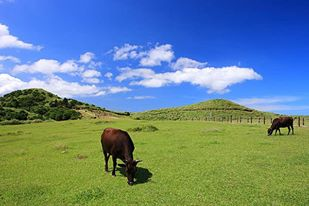
%> input picture cow3.jpg, 309 x 206 px
$ octave inpainting.m   (GNU Octave 9; MATLAB toolbox functions it lacks are replaced by stand-ins)
%> lines starting %> are read from the running program, lines starting %| are printed output that depends on the picture; in (x1, y1, x2, y2) boxes, pixels count from 0 and x2, y2 are one past the last pixel; in counts of white or black regions, pixels touching at a corner belong together; the program's own positions count from 1
clear;
clear all;


imagename = 'cow3.jpg';
object = imread(imagename);
%> object is the input picture: size 206x309x3 uint8; mean R, G, B 104.7, 134.3, 142.8
bg3 = im2double(imread('bg3.jpg'));
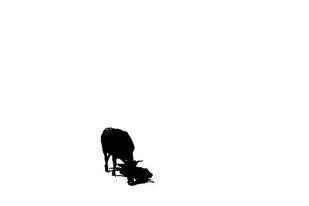
%> input picture bg3.jpg, 309 x 206 px
%> bg3: size 206x309 double; min 0, max 1, mean 0.975
%bg3 = imresize(bg3, [206 309]);
%imwrite(bg3, 'bg3.jpg');
[oi, oj] = size(bg3);
%> oi = 206; oj = 309
sourceIM = object;
for i=1:oi
    for j=1:oj
        if bg3(i,j) ~= 1
            sourceIM(i,j,:) = 0;
        end
    end
end
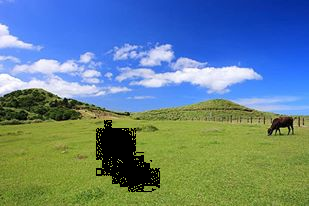
%> sourceIM: size 206x309x3 uint8; 4.12% of pixels changed, all inside (x1, y1, x2, y2) = (96, 120, 160, 192)
ffsize = 1000000;% number of fill-front points
[h,w,z] = size(sourceIM);
%> h = 206; w = 309; z = 3
figure(1);
imshow(sourceIM);

thresholdIM = object;
level = graythresh(thresholdIM);
%> level = 0.475
boundary = im2bw(thresholdIM,level);
%> boundary: size 206x309 logical; 61.5% white; 635 black regions (607 under 20 px), largest, box (x1, y1, x2, y2) and area: (45, 0, 309, 81) 14961, (0, 89, 132, 126) 2495, (100, 126, 158, 187) 1703

[m n] = size(boundary);
%> m = 206; n = 309

%expand the object boundary twice
pad = padarray(boundary,[1,1],'symmetric','both');
%> pad: size 208x311 logical; 61.2% white; 635 black regions (606 under 20 px), largest, box (x1, y1, x2, y2) and area: (46, 0, 311, 82) 15306, (0, 90, 133, 127) 2524, (101, 127, 159, 188) 1703
for i = 2:m+1
    for j = 2:n+1
        if((pad(i,j) == 1) && ((pad(i+1,j) == 0) || (pad(i-1,j) == 0) ...
            || (pad(i,j+1) == 0) || (pad(i,j-1) == 0)))
            boundary(i-1,j-1) = 0;
        else
            boundary(i-1,j-1) = boundary(i-1,j-1);
        end
    end
end
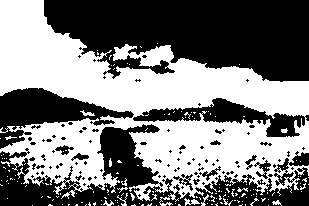
%> boundary: size 206x309 logical; 49.4% white; 165 white regions (151 under 20 px), largest, box (x1, y1, x2, y2) and area: (0, 0, 309, 206) 30582, (184, 198, 200, 206) 60, (80, 110, 95, 116) 42

figure;
imshow(boundary);%threshold image

pad = padarray(boundary,[1,1],'symmetric','both');
%> pad: size 208x311 logical; 49.1% white; 165 white regions (150 under 20 px), largest, box (x1, y1, x2, y2) and area: (0, 0, 311, 208) 30814, (185, 199, 201, 208) 61, (118, 194, 129, 208) 43
for i = 2:m+1
    for j = 2:n+1
        if((pad(i,j) == 1) && ((pad(i+1,j) == 0) || (pad(i-1,j) == 0) ...
            || (pad(i,j+1) == 0) || (pad(i,j-1) == 0)))
            boundary(i-1,j-1) = 0;
        else
            boundary(i-1,j-1) = boundary(i-1,j-1);
        end
    end
end
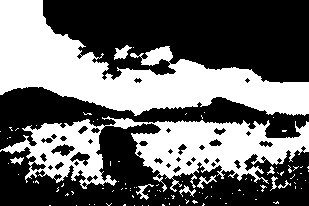
%> boundary: size 206x309 logical; 41.2% white; 101 white regions (91 under 20 px), largest, box (x1, y1, x2, y2) and area: (0, 0, 309, 116) 15084, (0, 116, 309, 192) 10305, (114, 45, 132, 60) 139

figure;
imshow(boundary);%threshold image

%get the fill-front index


pad = padarray(boundary,[1,1],'symmetric','both');
%> pad: size 208x311 logical; 40.9% white; 101 white regions (91 under 20 px), largest, box (x1, y1, x2, y2) and area: (0, 0, 311, 117) 15255, (0, 117, 311, 193) 10337, (115, 46, 133, 61) 139

index = zeros(m,n);
temp = 0;%count the number of fill-front points
for i = 2:m+1
    for j = 2:n+1
        if(pad(i,j) == 1 && (pad(i+1,j) == 0 || pad(i-1,j) == 0 || pad(i,j+1) == 0 || pad(i,j-1) == 0 ))
            index(i-1,j-1) = 1;
            temp = temp +1;
        else
            index(i-1,j-1) = 0;
        end
    end
end
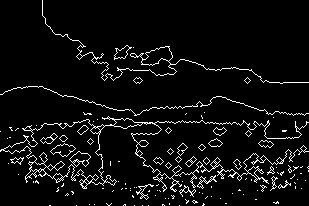
%> index: size 206x309 double; values 0 (black) and 1 (white), 5.6% white in thin lines or dots
%> after the loop, temp = 3589

firstffsize = temp;
%> firstffsize = 3589
[firstffx,firstffy] = find(index);
%> firstffx = 3589 values from 1 to 206; firstffy = 3589 values from 1 to 309


%figure(3);
%imshow(index);%fill-front point

%for data
gsourceIM = rgb2gray(sourceIM);%get gray scale image
gradt = im2single(gsourceIM);
[fx,fy] = gradient(gradt);
gradtnorm = sqrt((fx .^2) + (fy .^2));
data = gradtnorm + log10(1+gradtnorm);
%figure(4);
%imshow(data);

%calaulate  confidence for all pixels
patch = 11;%the patch size
pad = padarray(boundary,[floor(patch/2),floor(patch/2)],'symmetric','both');
%> pad: size 216x319 logical; 39.7% white; 109 white regions (99 under 20 px), largest, box (x1, y1, x2, y2) and area: (0, 0, 319, 121) 15959, (0, 121, 319, 197) 10456, (119, 50, 137, 65) 139
confidence = ones(m,n);
for i = 1+floor(patch/2):m+floor(patch/2)
    for j = 1+floor(patch/2):n+floor(patch/2)
        confidence(i-floor(patch/2),j-floor(patch/2)) = (sum(sum(pad(i-floor(patch/2):i+floor(patch/2),j-floor(patch/2):j+floor(patch/2)))))/(patch^2);
    end
end
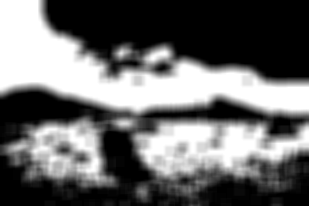
%> confidence: size 206x309 double; min 0, max 1, mean 0.412
%figure(5);
%imshow(confidence);

%transfer image from rgb to lab
colorTransform = makecform('srgb2lab');
sourceIM = applycform(sourceIM , colorTransform);
%> sourceIM: size 206x309x3 uint8; mean of channels 1, 2, 3 136.5, 126.8, 119.4

% start inpainting
temp = 1;

while(temp>0)
%STEP1:get the fill-front index
[ffx,ffy] = find(index); %save fill-front index
ffsize = temp;

%STEP2:get all points priority
priority = confidence .* data;
%figure(6);
%imshow(priority);

% STEP3:find the highest priority of fill front point (curX,curY)
if(ffsize~=0)
    max = 0;
    for i=1:ffsize;
        if(priority(ffx(i),ffy(i))>=max)
            curX = ffx(i);
            curY = ffy(i);
            max = priority(ffx(i),ffy(i));
        end
    end
    ffsize = ffsize - 1;%at least one pixel will be inpaint
end

%STEP4:find the best match patch
target = zeros(patch,patch,3);
match = zeros(patch,patch,3);
best = zeros(patch,patch,3);
for u=1:patch;
    for v =1:patch;
%> (the run ends here)
